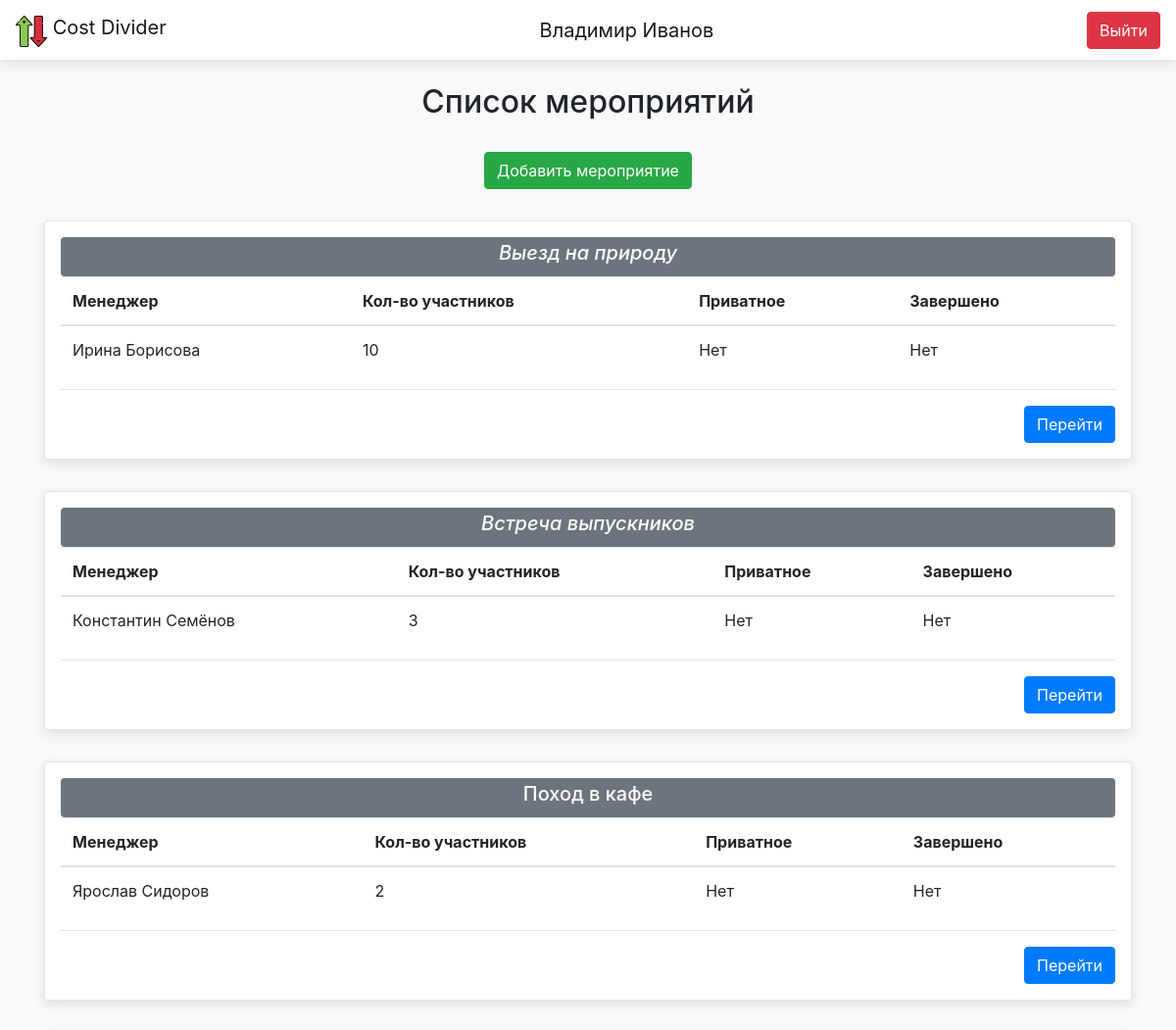
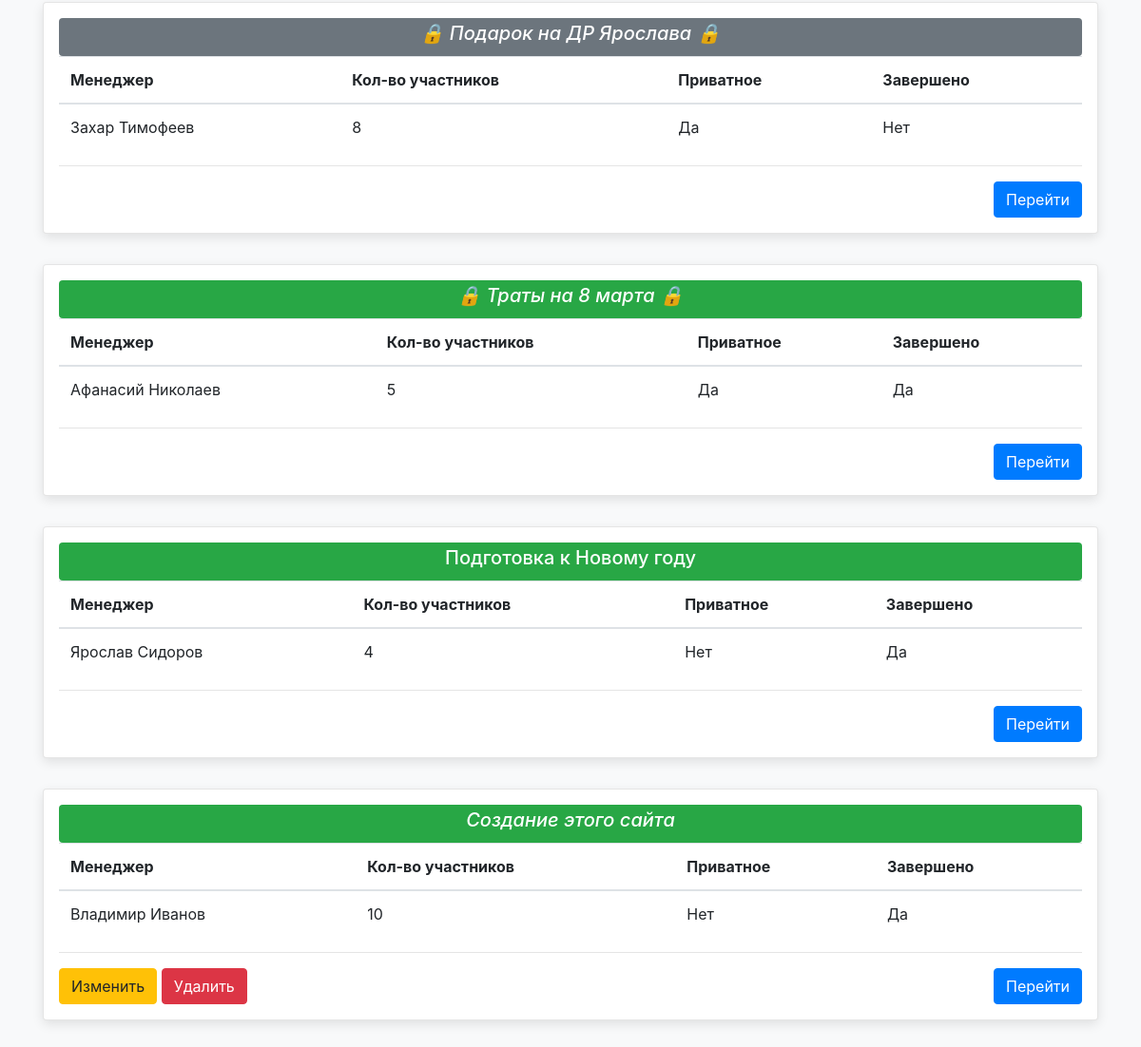
The page / (signed in) on the database its author committed (2 pictures, top to bottom).
### data/users.py (models this page shows, shortened)
class User(SqlAlchemyBase, UserMixin, SerializerMixin):
    __tablename__ = "users"
    id = sqlalchemy.Column(sqlalchemy.Integer, primary_key=True, autoincrement=True)
    email = sqlalchemy.Column(sqlalchemy.String, unique=True)
    hashed_password = sqlalchemy.Column(sqlalchemy.String)
    surname = sqlalchemy.Column(sqlalchemy.String)
    name = sqlalchemy.Column(sqlalchemy.String)
    events = orm.relationship("Event", secondary="members", back_populates="members")
    money_list = orm.relationship("Money", back_populates="user")
    def get_full_name(self):
        return f"{self.name} {self.surname}"

### data/events.py (models this page shows, shortened)
class Event(SqlAlchemyBase, SerializerMixin):
    __tablename__ = "events"
    id = sqlalchemy.Column(sqlalchemy.Integer, primary_key=True, autoincrement=True)
    title = sqlalchemy.Column(sqlalchemy.String)
    manager_id = sqlalchemy.Column(sqlalchemy.Integer, sqlalchemy.ForeignKey("users.id"))
    is_private = sqlalchemy.Column(sqlalchemy.Boolean)
    is_done = sqlalchemy.Column(sqlalchemy.Boolean)
    members = orm.relationship("User", secondary="members", back_populates="events")
    money_list = orm.relationship("Money", back_populates="event")
    sums_dict = {}
    sums_total_dict = {}
    pays_list = []

### main.py (the view)
@app.route("/")
def root():
    params = {
        'app_name': APP_NAME,
        'title': 'Список мероприятий'
    }
    event_list = []
    session = db_session.create_session()
    if current_user.is_authenticated:
        events = session.query(Event).join(Member) \
            .filter((Event.is_private == False) | (Member.user_id == current_user.id)).all()
    else:
        events = session.query(Event).filter(Event.is_private == False).all()
    events.sort(key=lambda e: (e.is_done, -e.id))
    for event in events:
        manager = session.query(User).get(event.manager_id)
        event_list.append({'id': event.id,
                           'members_count': len(event.members),
                           'manager_id': event.manager_id,
                           'manager': f"{manager.get_full_name()}" if manager else '?',
                           'title': event.title,
                           'is_private': event.is_private,
                           'is_done': event.is_done,
                           'is_member': current_user.is_authenticated and current_user in event.members})
    params['event_list'] = event_list
    return render_template('event_list.html', **params)

### data/db_session.py (called while the page is built)
def create_session() -> Session:
    global __factory
    return __factory()

### main.py (called while the page is built)
@login_manager.user_loader
def load_user(user_id):
    session = db_session.create_session()
    return session.query(User).get(user_id)

### templates/event_list.html
{% extends "base.html" %}
{% block content %}
<div>
    {% if current_user.is_authenticated %}
    <div class="d-flex justify-content-center">
        <a class="btn btn-success" href="/events/add">Добавить мероприятие</a>
    </div>
    {% endif %}
    {% for event in event_list %}
    <div class="general-block rounded">
        <div class="p-1 text-center text-white rounded
                    {% if event.is_done %}
                      bg-success
                    {% else %}
                      bg-secondary
                    {% endif %}
                    {% if event['is_member'] %}font-italic{% endif %}">
            {% if event.is_private %}
            <h5>&#128274; {{ event['title'] }} &#128274;</h5>
            {% else %}
            <h5>{{ event['title'] }}</h5>
            {% endif %}
        </div>
        <table class="table">
            <thead>
            <tr>
                <th scope="col">Менеджер</th>
                <th scope="col">Кол-во участников</th>
                <th scope="col">Приватное</th>
                <th scope="col">Завершено</th>
            </tr>
            </thead>
            <tbody>
            <tr>
                <td>{{ event['manager'] }}</td>
                <td>{{ event['members_count'] }}</td>
                <td>{% if event.is_private %}Да{% else %}Нет{% endif %}</td>
                <td>{% if event.is_done %}Да{% else %}Нет{% endif %}</td>
            </tr>
            </tbody>
        </table>
        <hr>
        <div class="d-flex justify-content-between">
            <div>
                {% if current_user.is_authenticated and current_user.id == event['manager_id'] %}
                <a class="btn btn-warning" href="/events/edit/{{ event['id'] }}">Изменить</a>
                <a class="btn btn-danger" href="/events/delete/{{ event['id'] }}">Удалить</a>
                {% endif %}
            </div>
            <div>
                <a class="btn btn-primary" href="/events/{{ event['id'] }}">Перейти</a>
            </div>
        </div>
    </div>
    {% endfor %}
</div>
{% endblock %}

### templates/base.html (shortened to what this page needs)
<!DOCTYPE html>
<html lang="ru">
<head>
    <link rel="stylesheet"
          href="https://stackpath.bootstrapcdn.com/bootstrap/4.4.1/css/bootstrap.min.css"
>
    <link rel="stylesheet" href="{{ url_for('static', filename='css/style.css') }}">
</head>
<body class="bg-light">
<header>
    <nav class="navbar navbar-light bg-white">
        <a class="navbar-brand" href="/">
            <img class="d-inline-block align-text-top brand-logo"
                 src="{{ url_for('static', filename='img/logo.png') }}" alt="logo">
            {{ app_name }}
        </a>
        {% if current_user.is_authenticated %}
            <a class="navbar-brand" href="users/edit">{{ current_user.get_full_name() }}</a>
        {% endif %}
        <div>
            {% if current_user.is_authenticated %}
                <a class="btn btn-danger" href="/users/logout">Выйти</a>
            {% else %}
                <a class="btn btn-primary" href="/users/register">Зарегистрироваться</a>
                <a class="btn btn-success" href="/users/login">Войти</a>
            {% endif %}
        </div>
    </nav>
</header>
<br>
<main role="main" class="container">
    {% if title %}
        <h2 class="title">{{ title }}</h2>
    {% endif %}
    {% block content %}{% endblock %}
</main>
</body>
</html>

### static/css/style.css (style rules this page uses)
header { box-shadow: 0 4px 12px rgba(0, 0, 0, 0.1); }
main .title { text-align: center; margin-bottom: 32px; }
.general-block { padding: 16px; background-color: white; border: 1px solid rgba(0, 0, 0, 0.1); box-shadow: 0 4px 12px rgba(0, 0, 0, 0.1); margin: 32px 0; }

### rows shown on the page
User: get_full_name "Владимир Иванов"
Event: title "Выезд на природу", manager "Ирина Борисова", members_count "10", shows "Нет"
Event: title "Встреча выпускников", manager "Константин Семёнов", members_count "3", shows "Нет"
Event: title "Поход в кафе", manager "Ярослав Сидоров", members_count "2", shows "Нет"
Event: title "Подарок на ДР Ярослава", manager "Захар Тимофеев", members_count "8", shows "Да", shows "Нет"
Event: title "Траты на 8 марта", manager "Афанасий Николаев", members_count "5", shows "Да"
Event: title "Подготовка к Новому году", manager "Ярослав Сидоров", members_count "4", shows "Нет", shows "Да"
Event: title "Создание этого сайта", manager "Владимир Иванов", members_count "10", shows "Нет", shows "Да"

### other values the page prints
{{ app_name }} "Cost Divider"
{{ title }} "Список мероприятий"
